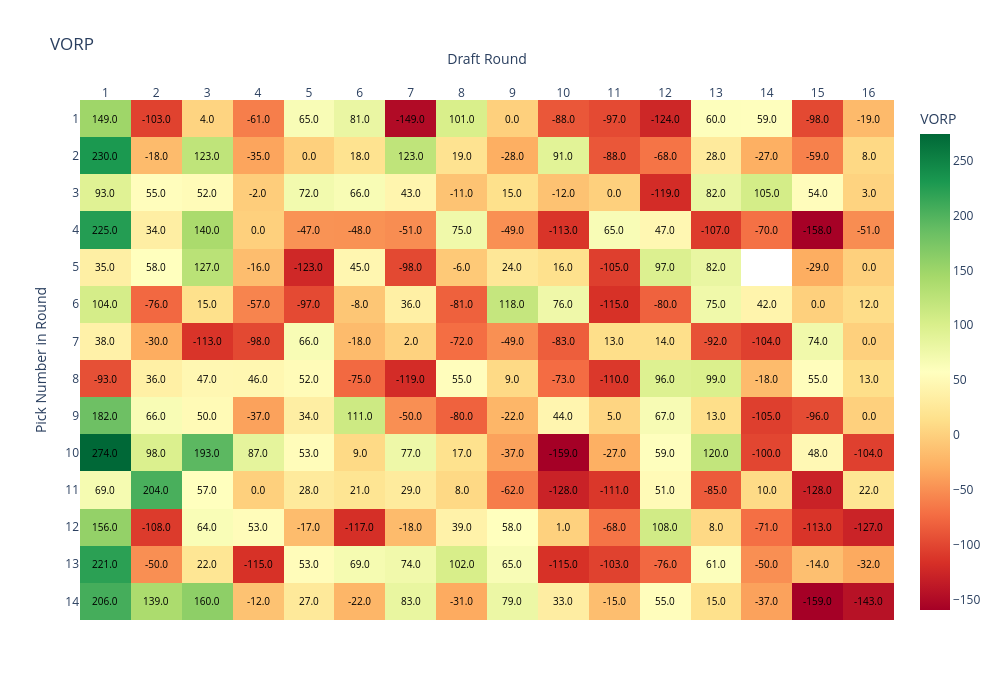

Notebook cell for this chart:
### Markdown cell above
### Creating the Heatmap

Goal: Visualize the impact of each draft pick using a heatmap colored by Value Over Replacement Player (VORP).

Why? This allows us to see where teams got the most value in the draft. VORP captures the difference between a player and the best replacement available on waivers.

Design Choice: We used draft round and pick position to map cells and VORP as color — highlighting the spatial dynamics of drafting success.

📌 This answers: “Who consistently found value across the board vs. who missed?”

### Code cell
pivot_score = heatmap_df.pivot(index='roundPickNumber', columns='roundId', values='vorp')
pivot_player = heatmap_df.pivot(index='roundPickNumber', columns='roundId', values='player_name')
pivot_position = heatmap_df.pivot(index='roundPickNumber', columns='roundId', values='position')
pivot_points = heatmap_df.pivot(index='roundPickNumber', columns='roundId', values='points')
pivot_teams = heatmap_df.pivot(index='roundPickNumber', columns='roundId', values='team_name')


# Build hover text
hover_text = (
    '<b>' + pivot_player.fillna('') + '</b><br>' +
    'Pos: ' + pivot_position.fillna('') + '<br>' +
    'VORP: ' + pivot_score.round(2).astype(str) + '<br>' +
    'Points: ' + pivot_points.fillna(0).astype(int).astype(str) + '<br>' + 
    'Team: ' + pivot_teams.fillna('NA').astype(str)
)

# Create Heatmap
fig = go.Figure(data=go.Heatmap(
    z=pivot_score.values,
    x=pivot_score.columns,
    y=pivot_score.index,
    text=hover_text.values,
    hoverinfo="text",
    colorscale='RdYlGn',
    zmin=pivot_score.min().min(),
    zmax=pivot_score.max().max(),
    showscale=True,
    colorbar=dict(title="VORP"),
))

# Add text in center of each box (VORP)
for i in range(len(pivot_score.index)):
    for j in range(len(pivot_score.columns)):
        value = pivot_score.iloc[i, j]
        if pd.notnull(value):
            fig.add_annotation(
                text=f"{value:.1f}",
                x=pivot_score.columns[j],
                y=pivot_score.index[i],
                showarrow=False,
                font=dict(color="black", size=10),
                xanchor="center",
                yanchor="middle"
            )

# Layout adjustments
fig.update_layout(
    title="VORP",
    xaxis=dict(title="Draft Round", side='top', tickmode='linear', dtick=1),
    yaxis=dict(title="Pick Number in Round", autorange='reversed', tickmode='linear', dtick=1),
    width=1000,
    height=700,
    plot_bgcolor='white'
)

fig.write_html("../docs/charts/draft_value_chart.html")
fig.show()

### Figure 1 — Plotly figure (JSON) as saved in the notebook; plotly's stock layout.template omitted (floating-point values rounded to 4 significant figures; data arrays with more than 128 entries replaced by an {"elided": "..."} marker saying what was removed)
{"data": [{"colorbar": {"title": {"text": "VORP"}}, "colorscale": [[0.0, "rgb(165,0,38)"], [0.1, "rgb(215,48,39)"], [0.2, "rgb(244,109,67)"], [0.3, "rgb(253,174,97)"], [0.4, "rgb(254,224,139)"], [0.5, "rgb(255,255,191)"], [0.6, "rgb(217,239,139)"], [0.7, "rgb(166,217,106)"], [0.8, "rgb(102,189,99)"], [0.9, "rgb(26,152,80)"], [1.0, "rgb(0,104,55)"]], "hoverinfo": "text", "showscale": true, "text": {"elided": "14x16 str values"}, "type": "heatmap", "x": [1, 2, 3, 4, 5, 6, 7, 8, 9, 10, 11, 12, 13, 14, 15, 16], "y": [1, 2, 3, 4, 5, 6, 7, 8, 9, 10, 11, 12, 13, 14], "z": {"elided": "14x16 float values"}, "zmax": 274.0, "zmin": -159.0}], "layout": {"annotations": [{"font": {"color": "black", "size": 10}, "showarrow": false, "text": "149.0", "x": 1, "xanchor": "center", "y": 1, "yanchor": "middle"}, {"font": {"color": "black", "size": 10}, "showarrow": false, "text": "-103.0", "x": 2, "xanchor": "center", "y": 1, "yanchor": "middle"}, {"font": {"color": "black", "size": 10}, "showarrow": false, "text": "4.0", "x": 3, "xanchor": "center", "y": 1, "yanchor": "middle"}, {"font": {"color": "black", "size": 10}, "showarrow": false, "text": "-61.0", "x": 4, "xanchor": "center", "y": 1, "yanchor": "middle"}, {"font": {"color": "black", "size": 10}, "showarrow": false, "text": "65.0", "x": 5, "xanchor": "center", "y": 1, "yanchor": "middle"}, {"font": {"color": "black", "size": 10}, "showarrow": false, "text": "81.0", "x": 6, "xanchor": "center", "y": 1, "yanchor": "middle"}, {"font": {"color": "black", "size": 10}, "showarrow": false, "text": "-149.0", "x": 7, "xanchor": "center", "y": 1, "yanchor": "middle"}, {"font": {"color": "black", "size": 10}, "showarrow": false, "text": "101.0", "x": 8, "xanchor": "center", "y": 1, "yanchor": "middle"}, {"font": {"color": "black", "size": 10}, "showarrow": false, "text": "0.0", "x": 9, "xanchor": "center", "y": 1, "yanchor": "middle"}, {"font": {"color": "black", "size": 10}, "showarrow": false, "text": "-88.0", "x": 10, "xanchor": "center", "y": 1, "yanchor": "middle"}, {"font": {"color": "black", "size": 10}, "showarrow": false, "text": "-97.0", "x": 11, "xanchor": "center", "y": 1, "yanchor": "middle"}, {"font": {"color": "black", "size": 10}, "showarrow": false, "text": "-124.0", "x": 12, "xanchor": "center", "y": 1, "yanchor": "middle"}, {"font": {"color": "black", "size": 10}, "showarrow": false, "text": "60.0", "x": 13, "xanchor": "center", "y": 1, "yanchor": "middle"}, {"font": {"color": "black", "size": 10}, "showarrow": false, "text": "59.0", "x": 14, "xanchor": "center", "y": 1, "yanchor": "middle"}, {"font": {"color": "black", "size": 10}, "showarrow": false, "text": "-98.0", "x": 15, "xanchor": "center", "y": 1, "yanchor": "middle"}, {"font": {"color": "black", "size": 10}, "showarrow": false, "text": "-19.0", "x": 16, "xanchor": "center", "y": 1, "yanchor": "middle"}, {"font": {"color": "black", "size": 10}, "showarrow": false, "text": "230.0", "x": 1, "xanchor": "center", "y": 2, "yanchor": "middle"}, {"font": {"color": "black", "size": 10}, "showarrow": false, "text": "-18.0", "x": 2, "xanchor": "center", "y": 2, "yanchor": "middle"}, {"font": {"color": "black", "size": 10}, "showarrow": false, "text": "123.0", "x": 3, "xanchor": "center", "y": 2, "yanchor": "middle"}, {"font": {"color": "black", "size": 10}, "showarrow": false, "text": "-35.0", "x": 4, "xanchor": "center", "y": 2, "yanchor": "middle"}, {"font": {"color": "black", "size": 10}, "showarrow": false, "text": "0.0", "x": 5, "xanchor": "center", "y": 2, "yanchor": "middle"}, {"font": {"color": "black", "size": 10}, "showarrow": false, "text": "18.0", "x": 6, "xanchor": "center", "y": 2, "yanchor": "middle"}, {"font": {"color": "black", "size": 10}, "showarrow": false, "text": "123.0", "x": 7, "xanchor": "center", "y": 2, "yanchor": "middle"}, {"font": {"color": "black", "size": 10}, "showarrow": false, "text": "19.0", "x": 8, "xanchor": "center", "y": 2, "yanchor": "middle"}, {"font": {"color": "black", "size": 10}, "showarrow": false, "text": "-28.0", "x": 9, "xanchor": "center", "y": 2, "yanchor": "middle"}, {"font": {"color": "black", "size": 10}, "showarrow": false, "text": "91.0", "x": 10, "xanchor": "center", "y": 2, "yanchor": "middle"}, {"font": {"color": "black", "size": 10}, "showarrow": false, "text": "-88.0", "x": 11, "xanchor": "center", "y": 2, "yanchor": "middle"}, {"font": {"color": "black", "size": 10}, "showarrow": false, "text": "-68.0", "x": 12, "xanchor": "center", "y": 2, "yanchor": "middle"}, {"font": {"color": "black", "size": 10}, "showarrow": false, "text": "28.0", "x": 13, "xanchor": "center", "y": 2, "yanchor": "middle"}, {"font": {"color": "black", "size": 10}, "showarrow": false, "text": "-27.0", "x": 14, "xanchor": "center", "y": 2, "yanchor": "middle"}, {"font": {"color": "black", "size": 10}, "showarrow": false, "text": "-59.0", "x": 15, "xanchor": "center", "y": 2, "yanchor": "middle"}, {"font": {"color": "black", "size": 10}, "showarrow": false, "text": "8.0", "x": 16, "xanchor": "center", "y": 2, "yanchor": "middle"}, {"font": {"color": "black", "size": 10}, "showarrow": false, "text": "93.0", "x": 1, "xanchor": "center", "y": 3, "yanchor": "middle"}, {"font": {"color": "black", "size": 10}, "showarrow": false, "text": "55.0", "x": 2, "xanchor": "center", "y": 3, "yanchor": "middle"}, {"font": {"color": "black", "size": 10}, "showarrow": false, "text": "52.0", "x": 3, "xanchor": "center", "y": 3, "yanchor": "middle"}, {"font": {"color": "black", "size": 10}, "showarrow": false, "text": "-2.0", "x": 4, "xanchor": "center", "y": 3, "yanchor": "middle"}, {"font": {"color": "black", "size": 10}, "showarrow": false, "text": "72.0", "x": 5, "xanchor": "center", "y": 3, "yanchor": "middle"}, {"font": {"color": "black", "size": 10}, "showarrow": false, "text": "66.0", "x": 6, "xanchor": "center", "y": 3, "yanchor": "middle"}, {"font": {"color": "black", "size": 10}, "showarrow": false, "text": "43.0", "x": 7, "xanchor": "center", "y": 3, "yanchor": "middle"}, {"font": {"color": "black", "size": 10}, "showarrow": false, "text": "-11.0", "x": 8, "xanchor": "center", "y": 3, "yanchor": "middle"}, {"font": {"color": "black", "size": 10}, "showarrow": false, "text": "15.0", "x": 9, "xanchor": "center", "y": 3, "yanchor": "middle"}, {"font": {"color": "black", "size": 10}, "showarrow": false, "text": "-12.0", "x": 10, "xanchor": "center", "y": 3, "yanchor": "middle"}, {"font": {"color": "black", "size": 10}, "showarrow": false, "text": "0.0", "x": 11, "xanchor": "center", "y": 3, "yanchor": "middle"}, {"font": {"color": "black", "size": 10}, "showarrow": false, "text": "-119.0", "x": 12, "xanchor": "center", "y": 3, "yanchor": "middle"}, {"font": {"color": "black", "size": 10}, "showarrow": false, "text": "82.0", "x": 13, "xanchor": "center", "y": 3, "yanchor": "middle"}, {"font": {"color": "black", "size": 10}, "showarrow": false, "text": "105.0", "x": 14, "xanchor": "center", "y": 3, "yanchor": "middle"}, {"font": {"color": "black", "size": 10}, "showarrow": false, "text": "54.0", "x": 15, "xanchor": "center", "y": 3, "yanchor": "middle"}, {"font": {"color": "black", "size": 10}, "showarrow": false, "text": "3.0", "x": 16, "xanchor": "center", "y": 3, "yanchor": "middle"}, {"font": {"color": "black", "size": 10}, "showarrow": false, "text": "225.0", "x": 1, "xanchor": "center", "y": 4, "yanchor": "middle"}, {"font": {"color": "black", "size": 10}, "showarrow": false, "text": "34.0", "x": 2, "xanchor": "center", "y": 4, "yanchor": "middle"}, {"font": {"color": "black", "size": 10}, "showarrow": false, "text": "140.0", "x": 3, "xanchor": "center", "y": 4, "yanchor": "middle"}, {"font": {"color": "black", "size": 10}, "showarrow": false, "text": "0.0", "x": 4, "xanchor": "center", "y": 4, "yanchor": "middle"}, {"font": {"color": "black", "size": 10}, "showarrow": false, "text": "-47.0", "x": 5, "xanchor": "center", "y": 4, "yanchor": "middle"}, {"font": {"color": "black", "size": 10}, "showarrow": false, "text": "-48.0", "x": 6, "xanchor": "center", "y": 4, "yanchor": "middle"}, {"font": {"color": "black", "size": 10}, "showarrow": false, "text": "-51.0", "x": 7, "xanchor": "center", "y": 4, "yanchor": "middle"}, {"font": {"color": "black", "size": 10}, "showarrow": false, "text": "75.0", "x": 8, "xanchor": "center", "y": 4, "yanchor": "middle"}, {"font": {"color": "black", "size": 10}, "showarrow": false, "text": "-49.0", "x": 9, "xanchor": "center", "y": 4, "yanchor": "middle"}, {"font": {"color": "black", "size": 10}, "showarrow": false, "text": "-113.0", "x": 10, "xanchor": "center", "y": 4, "yanchor": "middle"}, {"font": {"color": "black", "size": 10}, "showarrow": false, "text": "65.0", "x": 11, "xanchor": "center", "y": 4, "yanchor": "middle"}, {"font": {"color": "black", "size": 10}, "showarrow": false, "text": "47.0", "x": 12, "xanchor": "center", "y": 4, "yanchor": "middle"}, {"font": {"color": "black", "size": 10}, "showarrow": false, "text": "-107.0", "x": 13, "xanchor": "center", "y": 4, "yanchor": "middle"}, {"font": {"color": "black", "size": 10}, "showarrow": false, "text": "-70.0", "x": 14, "xanchor": "center", "y": 4, "yanchor": "middle"}, {"font": {"color": "black", "size": 10}, "showarrow": false, "text": "-158.0", "x": 15, "xanchor": "center", "y": 4, "yanchor": "middle"}, {"font": {"color": "black", "size": 10}, "showarrow": false, "text": "-51.0", "x": 16, "xanchor": "center", "y": 4, "yanchor": "middle"}, {"font": {"color": "black", "size": 10}, "showarrow": false, "text": "35.0", "x": 1, "xanchor": "center", "y": 5, "yanchor": "middle"}, {"font": {"color": "black", "size": 10}, "showarrow": false, "text": "58.0", "x": 2, "xanchor": "center", "y": 5, "yanchor": "middle"}, {"font": {"color": "black", "size": 10}, "showarrow": false, "text": "127.0", "x": 3, "xanchor": "center", "y": 5, "yanchor": "middle"}, {"font": {"color": "black", "size": 10}, "showarrow": false, "text": "-16.0", "x": 4, "xanchor": "center", "y": 5, "yanchor": "middle"}, {"font": {"color": "black", "size": 10}, "showarrow": false, "text": "-123.0", "x": 5, "xanchor": "center", "y": 5, "yanchor": "middle"}, {"font": {"color": "black", "size": 10}, "showarrow": false, "text": "45.0", "x": 6, "xanchor": "center", "y": 5, "yanchor": "middle"}, {"font": {"color": "black", "size": 10}, "showarrow": false, "text": "-98.0", "x": 7, "xanchor": "center", "y": 5, "yanchor": "middle"}, {"font": {"color": "black", "size": 10}, "showarrow": false, "text": "-6.0", "x": 8, "xanchor": "center", "y": 5, "yanchor": "middle"}, {"font": {"color": "black", "size": 10}, "showarrow": false, "text": "24.0", "x": 9, "xanchor": "center", "y": 5, "yanchor": "middle"}, {"font": {"color": "black", "size": 10}, "showarrow": false, "text": "16.0", "x": 10, "xanchor": "center", "y": 5, "yanchor": "middle"}, {"font": {"color": "black", "size": 10}, "showarrow": false, "text": "-105.0", "x": 11, "xanchor": "center", "y": 5, "yanchor": "middle"}, {"font": {"color": "black", "size": 10}, "showarrow": false, "text": "97.0", "x": 12, "xanchor": "center", "y": 5, "yanchor": "middle"}, {"font": {"color": "black", "size": 10}, "showarrow": false, "text": "82.0", "x": 13, "xanchor": "center", "y": 5, "yanchor": "middle"}, {"font": {"color": "black", "size": 10}, "showarrow": false, "text": "-29.0", "x": 15, "xanchor": "center", "y": 5, "yanchor": "middle"}, {"font": {"color": "black", "size": 10}, "showarrow": false, "text": "0.0", "x": 16, "xanchor": "center", "y": 5, "yanchor": "middle"}, {"font": {"color": "black", "size": 10}, "showarrow": false, "text": "104.0", "x": 1, "xanchor": "center", "y": 6, "yanchor": "middle"}, {"font": {"color": "black", "size": 10}, "showarrow": false, "text": "-76.0", "x": 2, "xanchor": "center", "y": 6, "yanchor": "middle"}, {"font": {"color": "black", "size": 10}, "showarrow": false, "text": "15.0", "x": 3, "xanchor": "center", "y": 6, "yanchor": "middle"}, {"font": {"color": "black", "size": 10}, "showarrow": false, "text": "-57.0", "x": 4, "xanchor": "center", "y": 6, "yanchor": "middle"}, {"font": {"color": "black", "size": 10}, "showarrow": false, "text": "-97.0", "x": 5, "xanchor": "center", "y": 6, "yanchor": "middle"}, {"font": {"color": "black", "size": 10}, "showarrow": false, "text": "-8.0", "x": 6, "xanchor": "center", "y": 6, "yanchor": "middle"}, {"font": {"color": "black", "size": 10}, "showarrow": false, "text": "36.0", "x": 7, "xanchor": "center", "y": 6, "yanchor": "middle"}, {"font": {"color": "black", "size": 10}, "showarrow": false, "text": "-81.0", "x": 8, "xanchor": "center", "y": 6, "yanchor": "middle"}, {"font": {"color": "black", "size": 10}, "showarrow": false, "text": "118.0", "x": 9, "xanchor": "center", "y": 6, "yanchor": "middle"}, {"font": {"color": "black", "size": 10}, "showarrow": false, "text": "76.0", "x": 10, "xanchor": "center", "y": 6, "yanchor": "middle"}, {"font": {"color": "black", "size": 10}, "showarrow": false, "text": "-115.0", "x": 11, "xanchor": "center", "y": 6, "yanchor": "middle"}, {"font": {"color": "black", "size": 10}, "showarrow": false, "text": "-80.0", "x": 12, "xanchor": "center", "y": 6, "yanchor": "middle"}, {"font": {"color": "black", "size": 10}, "showarrow": false, "text": "75.0", "x": 13, "xanchor": "center", "y": 6, "yanchor": "middle"}, {"font": {"color": "black", "size": 10}, "showarrow": false, "text": "42.0", "x": 14, "xanchor": "center", "y": 6, "yanchor": "middle"}, {"font": {"color": "black", "size": 10}, "showarrow": false, "text": "0.0", "x": 15, "xanchor": "center", "y": 6, "yanchor": "middle"}, {"font": {"color": "black", "size": 10}, "showarrow": false, "text": "12.0", "x": 16, "xanchor": "center", "y": 6, "yanchor": "middle"}, {"font": {"color": "black", "size": 10}, "showarrow": false, "text": "38.0", "x": 1, "xanchor": "center", "y": 7, "yanchor": "middle"}, {"font": {"color": "black", "size": 10}, "showarrow": false, "text": "-30.0", "x": 2, "xanchor": "center", "y": 7, "yanchor": "middle"}, {"font": {"color": "black", "size": 10}, "showarrow": false, "text": "-113.0", "x": 3, "xanchor": "center", "y": 7, "yanchor": "middle"}, {"font": {"color": "black", "size": 10}, "showarrow": false, "text": "-98.0", "x": 4, "xanchor": "center", "y": 7, "yanchor": "middle"}, {"font": {"color": "black", "size": 10}, "showarrow": false, "text": "66.0", "x": 5, "xanchor": "center", "y": 7, "yanchor": "middle"}, {"font": {"color": "black", "size": 10}, "showarrow": false, "text": "-18.0", "x": 6, "xanchor": "center", "y": 7, "yanchor": "middle"}, {"font": {"color": "black", "size": 10}, "showarrow": false, "text": "2.0", "x": 7, "xanchor": "center", "y": 7, "yanchor": "middle"}, {"font": {"color": "black", "size": 10}, "showarrow": false, "text": "-72.0", "x": 8, "xanchor": "center", "y": 7, "yanchor": "middle"}, {"font": {"color": "black", "size": 10}, "showarrow": false, "text": "-49.0", "x": 9, "xanchor": "center", "y": 7, "yanchor": "middle"}, {"font": {"color": "black", "size": 10}, "showarrow": false, "text": "-83.0", "x": 10, "xanchor": "center", "y": 7, "yanchor": "middle"}, {"font": {"color": "black", "size": 10}, "showarrow": false, "text": "13.0", "x": 11, "xanchor": "center", "y": 7, "yanchor": "middle"}, {"font": {"color": "black", "size": 10}, "showarrow": false, "text": "14.0", "x": 12, "xanchor": "center", "y": 7, "yanchor": "middle"}, {"font": {"color": "black", "size": 10}, "showarrow": false, "text": "-92.0", "x": 13, "xanchor": "center", "y": 7, "yanchor": "middle"}, {"font": {"color": "black", "size": 10}, "showarrow": false, "text": "-104.0", "x": 14, "xanchor": "center", "y": 7, "yanchor": "middle"}, {"font": {"color": "black", "size": 10}, "showarrow": false, "text": "74.0", "x": 15, "xanchor": "center", "y": 7, "yanchor": "middle"}, {"font": {"color": "black", "size": 10}, "showarrow": false, "text": "0.0", "x": 16, "xanchor": "center", "y": 7, "yanchor": "middle"}, {"font": {"color": "black", "size": 10}, "showarrow": false, "text": "-93.0", "x": 1, "xanchor": "center", "y": 8, "yanchor": "middle"}, {"font": {"color": "black", "size": 10}, "showarrow": false, "text": "36.0", "x": 2, "xanchor": "center", "y": 8, "yanchor": "middle"}, {"font": {"color": "black", "size": 10}, "showarrow": false, "text": "47.0", "x": 3, "xanchor": "center", "y": 8, "yanchor": "middle"}, {"font": {"color": "black", "size": 10}, "showarrow": false, "text": "46.0", "x": 4, "xanchor": "center", "y": 8, "yanchor": "middle"}, {"font": {"color": "black", "size": 10}, "showarrow": false, "text": "52.0", "x": 5, "xanchor": "center", "y": 8, "yanchor": "middle"}, {"font": {"color": "black", "size": 10}, "showarrow": false, "text": "-75.0", "x": 6, "xanchor": "center", "y": 8, "yanchor": "middle"}, {"font": {"color": "black", "size": 10}, "showarrow": false, "text": "-119.0", "x": 7, "xanchor": "center", "y": 8, "yanchor": "middle"}, {"font": {"color": "black", "size": 10}, "showarrow": false, "text": "55.0", "x": 8, "xanchor": "center", "y": 8, "yanchor": "middle"}, {"font": {"color": "black", "size": 10}, "showarrow": false, "text": "9.0", "x": 9, "xanchor": "center", "y": 8, "yanchor": "middle"}, {"font": {"color": "black", "size": 10}, "showarrow": false, "text": "-73.0", "x": 10, "xanchor": "center", "y": 8, "yanchor": "middle"}, {"font": {"color": "black", "size": 10}, "showarrow": false, "text": "-110.0", "x": 11, "xanchor": "center", "y": 8, "yanchor": "middle"}, {"font": {"color": "black", "size": 10}, "showarrow": false, "text": "96.0", "x": 12, "xanchor": "center", "y": 8, "yanchor": "middle"}, {"font": {"color": "black", "size": 10}, "showarrow": false, "text": "99.0", "x": 13, "xanchor": "center", "y": 8, "yanchor": "middle"}, {"font": {"color": "black", "size": 10}, "showarrow": false, "text": "-18.0", "x": 14, "xanchor": "center", "y": 8, "yanchor": "middle"}, {"font": {"color": "black", "size": 10}, "showarrow": false, "text": "55.0", "x": 15, "xanchor": "center", "y": 8, "yanchor": "middle"}, {"font": {"color": "black", "size": 10}, "showarrow": false, "text": "13.0", "x": 16, "xanchor": "center", "y": 8, "yanchor": "middle"}, {"font": {"color": "black", "size": 10}, "showarrow": false, "text": "182.0", "x": 1, "xanchor": "center", "y": 9, "yanchor": "middle"}, {"font": {"color": "black", "size": 10}, "showarrow": false, "text": "66.0", "x": 2, "xanchor": "center", "y": 9, "yanchor": "middle"}, {"font": {"color": "black", "size": 10}, "showarrow": false, "text": "50.0", "x": 3, "xanchor": "center", "y": 9, "yanchor": "middle"}, {"font": {"color": "black", "size": 10}, "showarrow": false, "text": "-37.0", "x": 4, "xanchor": "center", "y": 9, "yanchor": "middle"}, {"font": {"color": "black", "size": 10}, "showarrow": false, "text": "34.0", "x": 5, "xanchor": "center", "y": 9, "yanchor": "middle"}, {"font": {"color": "black", "size": 10}, "showarrow": false, "text": "111.0", "x": 6, "xanchor": "center", "y": 9, "yanchor": "middle"}, {"font": {"color": "black", "size": 10}, "showarrow": false, "text": "-50.0", "x": 7, "xanchor": "center", "y": 9, "yanchor": "middle"}, {"font": {"color": "black", "size": 10}, "showarrow": false, "text": "-80.0", "x": 8, "xanchor": "center", "y": 9, "yanchor": "middle"}, {"font": {"color": "black", "size": 10}, "showarrow": false, "text": "-22.0", "x": 9, "xanchor": "center", "y": 9, "yanchor": "middle"}, {"font": {"color": "black", "size": 10}, "showarrow": false, "text": "44.0", "x": 10, "xanchor": "center", "y": 9, "yanchor": "middle"}, {"font": {"color": "black", "size": 10}, "showarrow": false, "text": "5.0", "x": 11, "xanchor": "center", "y": 9, "yanchor": "middle"}, {"font": {"color": "black", "size": 10}, "showarrow": false, "text": "67.0", "x": 12, "xanchor": "center", "y": 9, "yanchor": "middle"}, {"font": {"color": "black", "size": 10}, "showarrow": false, "text": "13.0", "x": 13, "xanchor": "center", "y": 9, "yanchor": "middle"}, {"font": {"color": "black", "size": 10}, "showarrow": false, "text": "-105.0", "x": 14, "xanchor": "center", "y": 9, "yanchor": "middle"}, {"font": {"color": "black", "size": 10}, "showarrow": false, "text": "-96.0", "x": 15, "xanchor": "center", "y": 9, "yanchor": "middle"}, {"font": {"color": "black", "size": 10}, "showarrow": false, "text": "0.0", "x": 16, "xanchor": "center", "y": 9, "yanchor": "middle"}, {"font": {"color": "black", "size": 10}, "showarrow": false, "text": "274.0", "x": 1, "xanchor": "center", "y": 10, "yanchor": "middle"}, {"font": {"color": "black", "size": 10}, "showarrow": false, "text": "98.0", "x": 2, "xanchor": "center", "y": 10, "yanchor": "middle"}, {"font": {"color": "black", "size": 10}, "showarrow": false, "text": "193.0", "x": 3, "xanchor": "center", "y": 10, "yanchor": "middle"}, {"font": {"color": "black", "size": 10}, "showarrow": false, "text": "87.0", "x": 4, "xanchor": "center", "y": 10, "yanchor": "middle"}, {"font": {"color": "black", "size": 10}, "showarrow": false, "text": "53.0", "x": 5, "xanchor": "center", "y": 10, "yanchor": "middle"}, {"font": {"color": "black", "size": 10}, "showarrow": false, "text": "9.0", "x": 6, "xanchor": "center", "y": 10, "yanchor": "middle"}, {"font": {"color": "black", "size": 10}, "showarrow": false, "text": "77.0", "x": 7, "xanchor": "center", "y": 10, "yanchor": "middle"}, {"font": {"color": "black", "size": 10}, "showarrow": false, "text": "17.0", "x": 8, "xanchor": "center", "y": 10, "yanchor": "middle"}, {"font": {"color": "black", "size": 10}, "showarrow": false, "text": "-37.0", "x": 9, "xanchor": "center", "y": 10, "yanchor": "middle"}, {"font": {"color": "black", "size": 10}, "showarrow": false, "text": "-159.0", "x": 10, "xanchor": "center", "y": 10, "yanchor": "middle"}, {"font": {"color": "black", "size": 10}, "showarrow": false, "text": "-27.0", "x": 11, "xanchor": "center", "y": 10, "yanchor": "middle"}, {"font": {"color": "black", "size": 10}, "showarrow": false, "text": "59.0", "x": 12, "xanchor": "center", "y": 10, "yanchor": "middle"}, {"font": {"color": "black", "size": 10}, "showarrow": false, "text": "120.0", "x": 13, "xanchor": "center", "y": 10, "yanchor": "middle"}, {"font": {"color": "black", "size": 10}, "showarrow": false, "text": "-100.0", "x": 14, "xanchor": "center", "y": 10, "yanchor": "middle"}, {"font": {"color": "black", "size": 10}, "showarrow": false, "text": "48.0", "x": 15, "xanchor": "center", "y": 10, "yanchor": "middle"}, {"font": {"color": "black", "size": 10}, "showarrow": false, "text": "-104.0", "x": 16, "xanchor": "center", "y": 10, "yanchor": "middle"}, {"font": {"color": "black", "size": 10}, "showarrow": false, "text": "69.0", "x": 1, "xanchor": "center", "y": 11, "yanchor": "middle"}, {"font": {"color": "black", "size": 10}, "showarrow": false, "text": "204.0", "x": 2, "xanchor": "center", "y": 11, "yanchor": "middle"}, {"font": {"color": "black", "size": 10}, "showarrow": false, "text": "57.0", "x": 3, "xanchor": "center", "y": 11, "yanchor": "middle"}, {"font": {"color": "black", "size": 10}, "showarrow": false, "text": "0.0", "x": 4, "xanchor": "center", "y": 11, "yanchor": "middle"}, {"font": {"color": "black", "size": 10}, "showarrow": false, "text": "28.0", "x": 5, "xanchor": "center", "y": 11, "yanchor": "middle"}, {"font": {"color": "black", "size": 10}, "showarrow": false, "text": "21.0", "x": 6, "xanchor": "center", "y": 11, "yanchor": "middle"}, {"font": {"color": "black", "size": 10}, "showarrow": false, "text": "29.0", "x": 7, "xanchor": "center", "y": 11, "yanchor": "middle"}, {"font": {"color": "black", "size": 10}, "showarrow": false, "text": "8.0", "x": 8, "xanchor": "center", "y": 11, "yanchor": "middle"}, {"font": {"color": "black", "size": 10}, "showarrow": false, "text": "-62.0", "x": 9, "xanchor": "center", "y": 11, "yanchor": "middle"}, {"font": {"color": "black", "size": 10}, "showarrow": false, "text": "-128.0", "x": 10, "xanchor": "center", "y": 11, "yanchor": "middle"}, {"font": {"color": "black", "size": 10}, "showarrow": false, "text": "-111.0", "x": 11, "xanchor": "center", "y": 11, "yanchor": "middle"}, {"font": {"color": "black", "size": 10}, "showarrow": false, "text": "51.0", "x": 12, "xanchor": "center", "y": 11, "yanchor": "middle"}, {"font": {"color": "black", "size": 10}, "showarrow": false, "text": "-85.0", "x": 13, "xanchor": "center", "y": 11, "yanchor": "middle"}, {"font": {"color": "black", "size": 10}, "showarrow": false, "text": "10.0", "x": 14, "xanchor": "center", "y": 11, "yanchor": "middle"}, {"font": {"color": "black", "size": 10}, "showarrow": false, "text": "-128.0", "x": 15, "xanchor": "center", "y": 11, "yanchor": "middle"}, {"font": {"color": "black", "size": 10}, "showarrow": false, "text": "22.0", "x": 16, "xanchor": "center", "y": 11, "yanchor": "middle"}, {"font": {"color": "black", "size": 10}, "showarrow": false, "text": "156.0", "x": 1, "xanchor": "center", "y": 12, "yanchor": "middle"}, {"font": {"color": "black", "size": 10}, "showarrow": false, "text": "-108.0", "x": 2, "xanchor": "center", "y": 12, "yanchor": "middle"}, {"font": {"color": "black", "size": 10}, "showarrow": false, "text": "64.0", "x": 3, "xanchor": "center", "y": 12, "yanchor": "middle"}, {"font": {"color": "black", "size": 10}, "showarrow": false, "text": "53.0", "x": 4, "xanchor": "center", "y": 12, "yanchor": "middle"}, {"font": {"color": "black", "size": 10}, "showarrow": false, "text": "-17.0", "x": 5, "xanchor": "center", "y": 12, "yanchor": "middle"}, {"font": {"color": "black", "size": 10}, "showarrow": false, "text": "-117.0", "x": 6, "xanchor": "center", "y": 12, "yanchor": "middle"}, {"font": {"color": "black", "size": 10}, "showarrow": false, "text": "-18.0", "x": 7, "xanchor": "center", "y": 12, "yanchor": "middle"}, {"font": {"color": "black", "size": 10}, "showarrow": false, "text": "39.0", "x": 8, "xanchor": "center", "y": 12, "yanchor": "middle"}, {"font": {"color": "black", "size": 10}, "showarrow": false, "text": "58.0", "x": 9, "xanchor": "center", "y": 12, "yanchor": "middle"}, {"font": {"color": "black", "size": 10}, "showarrow": false, "text": "1.0", "x": 10, "xanchor": "center", "y": 12, "yanchor": "middle"}, {"font": {"color": "black", "size": 10}, "showarrow": false, "text": "-68.0", "x": 11, "xanchor": "center", "y": 12, "yanchor": "middle"}, {"font": {"color": "black", "size": 10}, "showarrow": false, "text": "108.0", "x": 12, "xanchor": "center", "y": 12, "yanchor": "middle"}, {"font": {"color": "black", "size": 10}, "showarrow": false, "text": "8.0", "x": 13, "xanchor": "center", "y": 12, "yanchor": "middle"}, {"font": {"color": "black", "size": 10}, "showarrow": false, "text": "-71.0", "x": 14, "xanchor": "center", "y": 12, "yanchor": "middle"}, {"font": {"color": "black", "size": 10}, "showarrow": false, "text": "-113.0", "x": 15, "xanchor": "center", "y": 12, "yanchor": "middle"}, {"font": {"color": "black", "size": 10}, "showarrow": false, "text": "-127.0", "x": 16, "xanchor": "center", "y": 12, "yanchor": "middle"}, {"font": {"color": "black", "size": 10}, "showarrow": false, "text": "221.0", "x": 1, "xanchor": "center", "y": 13, "yanchor": "middle"}, {"font": {"color": "black", "size": 10}, "showarrow": false, "text": "-50.0", "x": 2, "xanchor": "center", "y": 13, "yanchor": "middle"}, {"font": {"color": "black", "size": 10}, "showarrow": false, "text": "22.0", "x": 3, "xanchor": "center", "y": 13, "yanchor": "middle"}, {"font": {"color": "black", "size": 10}, "showarrow": false, "text": "-115.0", "x": 4, "xanchor": "center", "y": 13, "yanchor": "middle"}, {"font": {"color": "black", "size": 10}, "showarrow": false, "text": "53.0", "x": 5, "xanchor": "center", "y": 13, "yanchor": "middle"}, {"font": {"color": "black", "size": 10}, "showarrow": false, "text": "69.0", "x": 6, "xanchor": "center", "y": 13, "yanchor": "middle"}, {"font": {"color": "black", "size": 10}, "showarrow": false, "text": "74.0", "x": 7, "xanchor": "center", "y": 13, "yanchor": "middle"}, {"font": {"color": "black", "size": 10}, "showarrow": false, "text": "102.0", "x": 8, "xanchor": "center", "y": 13, "yanchor": "middle"}, {"font": {"color": "black", "size": 10}, "showarrow": false, "text": "65.0", "x": 9, "xanchor": "center", "y": 13, "yanchor": "middle"}, {"font": {"color": "black", "size": 10}, "showarrow": false, "text": "-115.0", "x": 10, "xanchor": "center", "y": 13, "yanchor": "middle"}, {"font": {"color": "black", "size": 10}, "showarrow": false, "text": "-103.0", "x": 11, "xanchor": "center", "y": 13, "yanchor": "middle"}, {"font": {"color": "black", "size": 10}, "showarrow": false, "text": "-76.0", "x": 12, "xanchor": "center", "y": 13, "yanchor": "middle"}, {"font": {"color": "black", "size": 10}, "showarrow": false, "text": "61.0", "x": 13, "xanchor": "center", "y": 13, "yanchor": "middle"}, {"font": {"color": "black", "size": 10}, "showarrow": false, "text": "-50.0", "x": 14, "xanchor": "center", "y": 13, "yanchor": "middle"}, {"font": {"color": "black", "size": 10}, "showarrow": false, "text": "-14.0", "x": 15, "xanchor": "center", "y": 13, "yanchor": "middle"}, {"font": {"color": "black", "size": 10}, "showarrow": false, "text": "-32.0", "x": 16, "xanchor": "center", "y": 13, "yanchor": "middle"}, {"font": {"color": "black", "size": 10}, "showarrow": false, "text": "206.0", "x": 1, "xanchor": "center", "y": 14, "yanchor": "middle"}, {"font": {"color": "black", "size": 10}, "showarrow": false, "text": "139.0", "x": 2, "xanchor": "center", "y": 14, "yanchor": "middle"}, {"font": {"color": "black", "size": 10}, "showarrow": false, "text": "160.0", "x": 3, "xanchor": "center", "y": 14, "yanchor": "middle"}, {"font": {"color": "black", "size": 10}, "showarrow": false, "text": "-12.0", "x": 4, "xanchor": "center", "y": 14, "yanchor": "middle"}, {"font": {"color": "black", "size": 10}, "showarrow": false, "text": "27.0", "x": 5, "xanchor": "center", "y": 14, "yanchor": "middle"}, {"font": {"color": "black", "size": 10}, "showarrow": false, "text": "-22.0", "x": 6, "xanchor": "center", "y": 14, "yanchor": "middle"}, {"font": {"color": "black", "size": 10}, "showarrow": false, "text": "83.0", "x": 7, "xanchor": "center", "y": 14, "yanchor": "middle"}, {"font": {"color": "black", "size": 10}, "showarrow": false, "text": "-31.0", "x": 8, "xanchor": "center", "y": 14, "yanchor": "middle"}, {"font": {"color": "black", "size": 10}, "showarrow": false, "text": "79.0", "x": 9, "xanchor": "center", "y": 14, "yanchor": "middle"}, {"font": {"color": "black", "size": 10}, "showarrow": false, "text": "33.0", "x": 10, "xanchor": "center", "y": 14, "yanchor": "middle"}, {"font": {"color": "black", "size": 10}, "showarrow": false, "text": "-15.0", "x": 11, "xanchor": "center", "y": 14, "yanchor": "middle"}, {"font": {"color": "black", "size": 10}, "showarrow": false, "text": "55.0", "x": 12, "xanchor": "center", "y": 14, "yanchor": "middle"}, {"font": {"color": "black", "size": 10}, "showarrow": false, "text": "15.0", "x": 13, "xanchor": "center", "y": 14, "yanchor": "middle"}, {"font": {"color": "black", "size": 10}, "showarrow": false, "text": "-37.0", "x": 14, "xanchor": "center", "y": 14, "yanchor": "middle"}, {"font": {"color": "black", "size": 10}, "showarrow": false, "text": "-159.0", "x": 15, "xanchor": "center", "y": 14, "yanchor": "middle"}, {"font": {"color": "black", "size": 10}, "showarrow": false, "text": "-143.0", "x": 16, "xanchor": "center", "y": 14, "yanchor": "middle"}], "height": 700, "plot_bgcolor": "white", "title": {"text": "VORP"}, "width": 1000, "xaxis": {"dtick": 1, "side": "top", "tickmode": "linear", "title": {"text": "Draft Round"}}, "yaxis": {"autorange": "reversed", "dtick": 1, "tickmode": "linear", "title": {"text": "Pick Number in Round"}}}}
